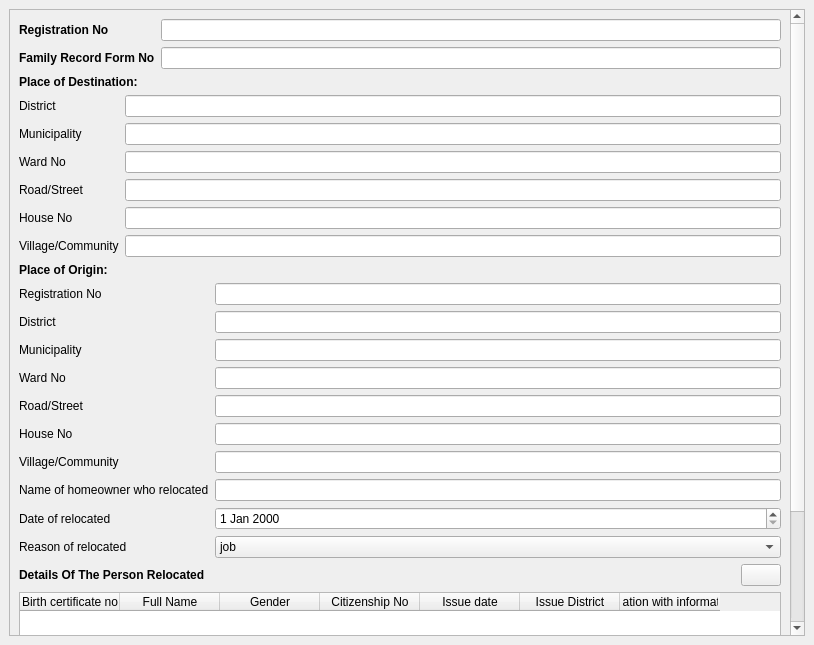
<?xml version="1.0" encoding="UTF-8"?>
<ui version="4.0">
 <class>migration</class>
 <widget class="QMainWindow" name="migration">
  <property name="geometry">
   <rect>
    <x>0</x>
    <y>0</y>
    <width>814</width>
    <height>645</height>
   </rect>
  </property>
  <property name="windowTitle">
   <string>migration form</string>
  </property>
  <widget class="QWidget" name="centralwidget">
   <layout class="QGridLayout" name="gridLayout">
    <item row="0" column="0">
     <widget class="QScrollArea" name="scrollArea">
      <property name="widgetResizable">
       <bool>true</bool>
      </property>
      <widget class="QWidget" name="scrollAreaWidgetContents">
       <property name="geometry">
        <rect>
         <x>0</x>
         <y>-227</y>
         <width>780</width>
         <height>852</height>
        </rect>
       </property>
       <layout class="QGridLayout" name="gridLayout_2">
        <item row="3" column="0">
         <widget class="QLabel" name="label_2">
          <property name="text">
           <string>&lt;b&gt;Place of Origin:&lt;/b&gt;</string>
          </property>
         </widget>
        </item>
        <item row="4" column="0">
         <layout class="QFormLayout" name="formLayout_2">
          <item row="0" column="0">
           <widget class="QLabel" name="registrationNoLabel">
            <property name="text">
             <string>Registration No</string>
            </property>
           </widget>
          </item>
          <item row="0" column="1">
           <widget class="QLineEdit" name="registrationNoLineEdit"/>
          </item>
          <item row="1" column="0">
           <widget class="QLabel" name="districtLabel_2">
            <property name="text">
             <string>District</string>
            </property>
           </widget>
          </item>
          <item row="1" column="1">
           <widget class="QLineEdit" name="districtLineEdit_2"/>
          </item>
          <item row="2" column="0">
           <widget class="QLabel" name="municipalityLabel_2">
            <property name="text">
             <string>Municipality</string>
            </property>
           </widget>
          </item>
          <item row="2" column="1">
           <widget class="QLineEdit" name="municipalityLineEdit_2"/>
          </item>
          <item row="3" column="0">
           <widget class="QLabel" name="wardNoLabel_2">
            <property name="text">
             <string>Ward No</string>
            </property>
           </widget>
          </item>
          <item row="3" column="1">
           <widget class="QLineEdit" name="wardNoLineEdit_2"/>
          </item>
          <item row="4" column="0">
           <widget class="QLabel" name="roadStreetLabel_2">
            <property name="text">
             <string>Road/Street</string>
            </property>
           </widget>
          </item>
          <item row="4" column="1">
           <widget class="QLineEdit" name="roadStreetLineEdit_2"/>
          </item>
          <item row="5" column="0">
           <widget class="QLabel" name="houseNoLabel_2">
            <property name="text">
             <string>House No</string>
            </property>
           </widget>
          </item>
          <item row="5" column="1">
           <widget class="QLineEdit" name="houseNoLineEdit_2"/>
          </item>
          <item row="6" column="0">
           <widget class="QLabel" name="villageCommunityLabel">
            <property name="text">
             <string>Village/Community</string>
            </property>
           </widget>
          </item>
          <item row="6" column="1">
           <widget class="QLineEdit" name="villageCommunityLineEdit"/>
          </item>
          <item row="7" column="0">
           <widget class="QLabel" name="nameOfHomeownerWhoRelocatedLabel">
            <property name="text">
             <string>Name of homeowner who relocated</string>
            </property>
           </widget>
          </item>
          <item row="7" column="1">
           <widget class="QLineEdit" name="nameOfHomeownerWhoRelocatedLineEdit"/>
          </item>
          <item row="8" column="0">
           <widget class="QLabel" name="dateOfRelocatedLabel">
            <property name="text">
             <string>Date of relocated</string>
            </property>
           </widget>
          </item>
          <item row="8" column="1">
           <widget class="QDateEdit" name="dateOfRelocatedDateEdit"/>
          </item>
          <item row="9" column="0">
           <widget class="QLabel" name="reasonOfRelocatedLabel">
            <property name="text">
             <string>Reason of relocated</string>
            </property>
           </widget>
          </item>
          <item row="9" column="1">
           <widget class="QComboBox" name="reasonOfRelocatedComboBox">
            <item>
             <property name="text">
              <string>job</string>
             </property>
            </item>
            <item>
             <property name="text">
              <string>bussiness</string>
             </property>
            </item>
            <item>
             <property name="text">
              <string>new house</string>
             </property>
            </item>
            <item>
             <property name="text">
              <string>other</string>
             </property>
            </item>
           </widget>
          </item>
         </layout>
        </item>
        <item row="6" column="0">
         <widget class="QTableWidget" name="tableWidget">
          <column>
           <property name="text">
            <string>Birth certificate no</string>
           </property>
          </column>
          <column>
           <property name="text">
            <string>Full Name</string>
           </property>
          </column>
          <column>
           <property name="text">
            <string>Gender</string>
           </property>
          </column>
          <column>
           <property name="text">
            <string>Citizenship No</string>
           </property>
          </column>
          <column>
           <property name="text">
            <string>Issue date</string>
           </property>
          </column>
          <column>
           <property name="text">
            <string>Issue District</string>
           </property>
          </column>
          <column>
           <property name="text">
            <string>Relation with informative</string>
           </property>
          </column>
         </widget>
        </item>
        <item row="0" column="0">
         <layout class="QFormLayout" name="formLayout_4">
          <item row="0" column="0">
           <widget class="QLabel" name="registrationNoLabel_2">
            <property name="text">
             <string>&lt;b&gt;Registration No&lt;/b&gt;</string>
            </property>
           </widget>
          </item>
          <item row="0" column="1">
           <widget class="QLineEdit" name="registrationNoLineEdit_2"/>
          </item>
          <item row="1" column="0">
           <widget class="QLabel" name="familyRecordFormNoLabel">
            <property name="text">
             <string>&lt;b&gt;Family Record Form No</string>
            </property>
           </widget>
          </item>
          <item row="1" column="1">
           <widget class="QLineEdit" name="familyRecordFormNoLineEdit"/>
          </item>
         </layout>
        </item>
        <item row="2" column="0">
         <layout class="QFormLayout" name="formLayout">
          <item row="0" column="0">
           <widget class="QLabel" name="districtLabel">
            <property name="text">
             <string>District</string>
            </property>
           </widget>
          </item>
          <item row="0" column="1">
           <widget class="QLineEdit" name="districtLineEdit"/>
          </item>
          <item row="1" column="0">
           <widget class="QLabel" name="municipalityLabel">
            <property name="text">
             <string>Municipality</string>
            </property>
           </widget>
          </item>
          <item row="1" column="1">
           <widget class="QLineEdit" name="municipalityLineEdit"/>
          </item>
          <item row="2" column="0">
           <widget class="QLabel" name="wardNoLabel">
            <property name="text">
             <string>Ward No</string>
            </property>
           </widget>
          </item>
          <item row="2" column="1">
           <widget class="QLineEdit" name="wardNoLineEdit"/>
          </item>
          <item row="3" column="0">
           <widget class="QLabel" name="roadStreetLabel">
            <property name="text">
             <string>Road/Street</string>
            </property>
           </widget>
          </item>
          <item row="3" column="1">
           <widget class="QLineEdit" name="roadStreetLineEdit"/>
          </item>
          <item row="4" column="0">
           <widget class="QLabel" name="houseNoLabel">
            <property name="text">
             <string>House No</string>
            </property>
           </widget>
          </item>
          <item row="4" column="1">
           <widget class="QLineEdit" name="houseNoLineEdit"/>
          </item>
          <item row="5" column="0">
           <widget class="QLabel" name="villageLabel">
            <property name="text">
             <string>Village/Community</string>
            </property>
           </widget>
          </item>
          <item row="5" column="1">
           <widget class="QLineEdit" name="villageyLineEdit"/>
          </item>
         </layout>
        </item>
        <item row="1" column="0">
         <widget class="QLabel" name="label">
          <property name="text">
           <string>&lt;b&gt;Place of Destination:&lt;/b&gt;</string>
          </property>
         </widget>
        </item>
        <item row="8" column="0">
         <widget class="QDialogButtonBox" name="buttonBox">
          <property name="standardButtons">
           <set>QDialogButtonBox::Cancel|QDialogButtonBox::Ok</set>
          </property>
         </widget>
        </item>
        <item row="7" column="0">
         <layout class="QFormLayout" name="formLayout_5">
          <item row="0" column="0">
           <widget class="QLabel" name="InformationProvidedByLabel">
            <property name="text">
             <string>&lt;b&gt;Information Provided By</string>
            </property>
           </widget>
          </item>
          <item row="1" column="0">
           <widget class="QLabel" name="nameLabel">
            <property name="text">
             <string>Name</string>
            </property>
           </widget>
          </item>
          <item row="1" column="1">
           <widget class="QLineEdit" name="nameLineEdit"/>
          </item>
          <item row="2" column="0">
           <widget class="QLabel" name="citizenshipCertificateNoLabel">
            <property name="text">
             <string>Citizenship Certificate No.</string>
            </property>
           </widget>
          </item>
          <item row="2" column="1">
           <widget class="QLineEdit" name="citizenshipCertificateNoLineEdit"/>
          </item>
         </layout>
        </item>
        <item row="5" column="0">
         <layout class="QFormLayout" name="formLayout_3">
          <item row="0" column="0">
           <widget class="QLabel" name="bDetailsOfThePersonRelocatedLabel">
            <property name="text">
             <string>&lt;b&gt;Details Of The Person Relocated</string>
            </property>
           </widget>
          </item>
          <item row="0" column="1">
           <layout class="QHBoxLayout" name="horizontalLayout_4">
            <item>
             <spacer name="horizontalSpacer">
              <property name="orientation">
               <enum>Qt::Horizontal</enum>
              </property>
              <property name="sizeHint" stdset="0">
               <size>
                <width>40</width>
                <height>20</height>
               </size>
              </property>
             </spacer>
            </item>
            <item>
             <widget class="QPushButton" name="addMore">
              <property name="text">
               <string/>
              </property>
             </widget>
            </item>
           </layout>
          </item>
         </layout>
        </item>
       </layout>
      </widget>
     </widget>
    </item>
   </layout>
  </widget>
 </widget>
 <resources/>
 <connections/>
</ui>
